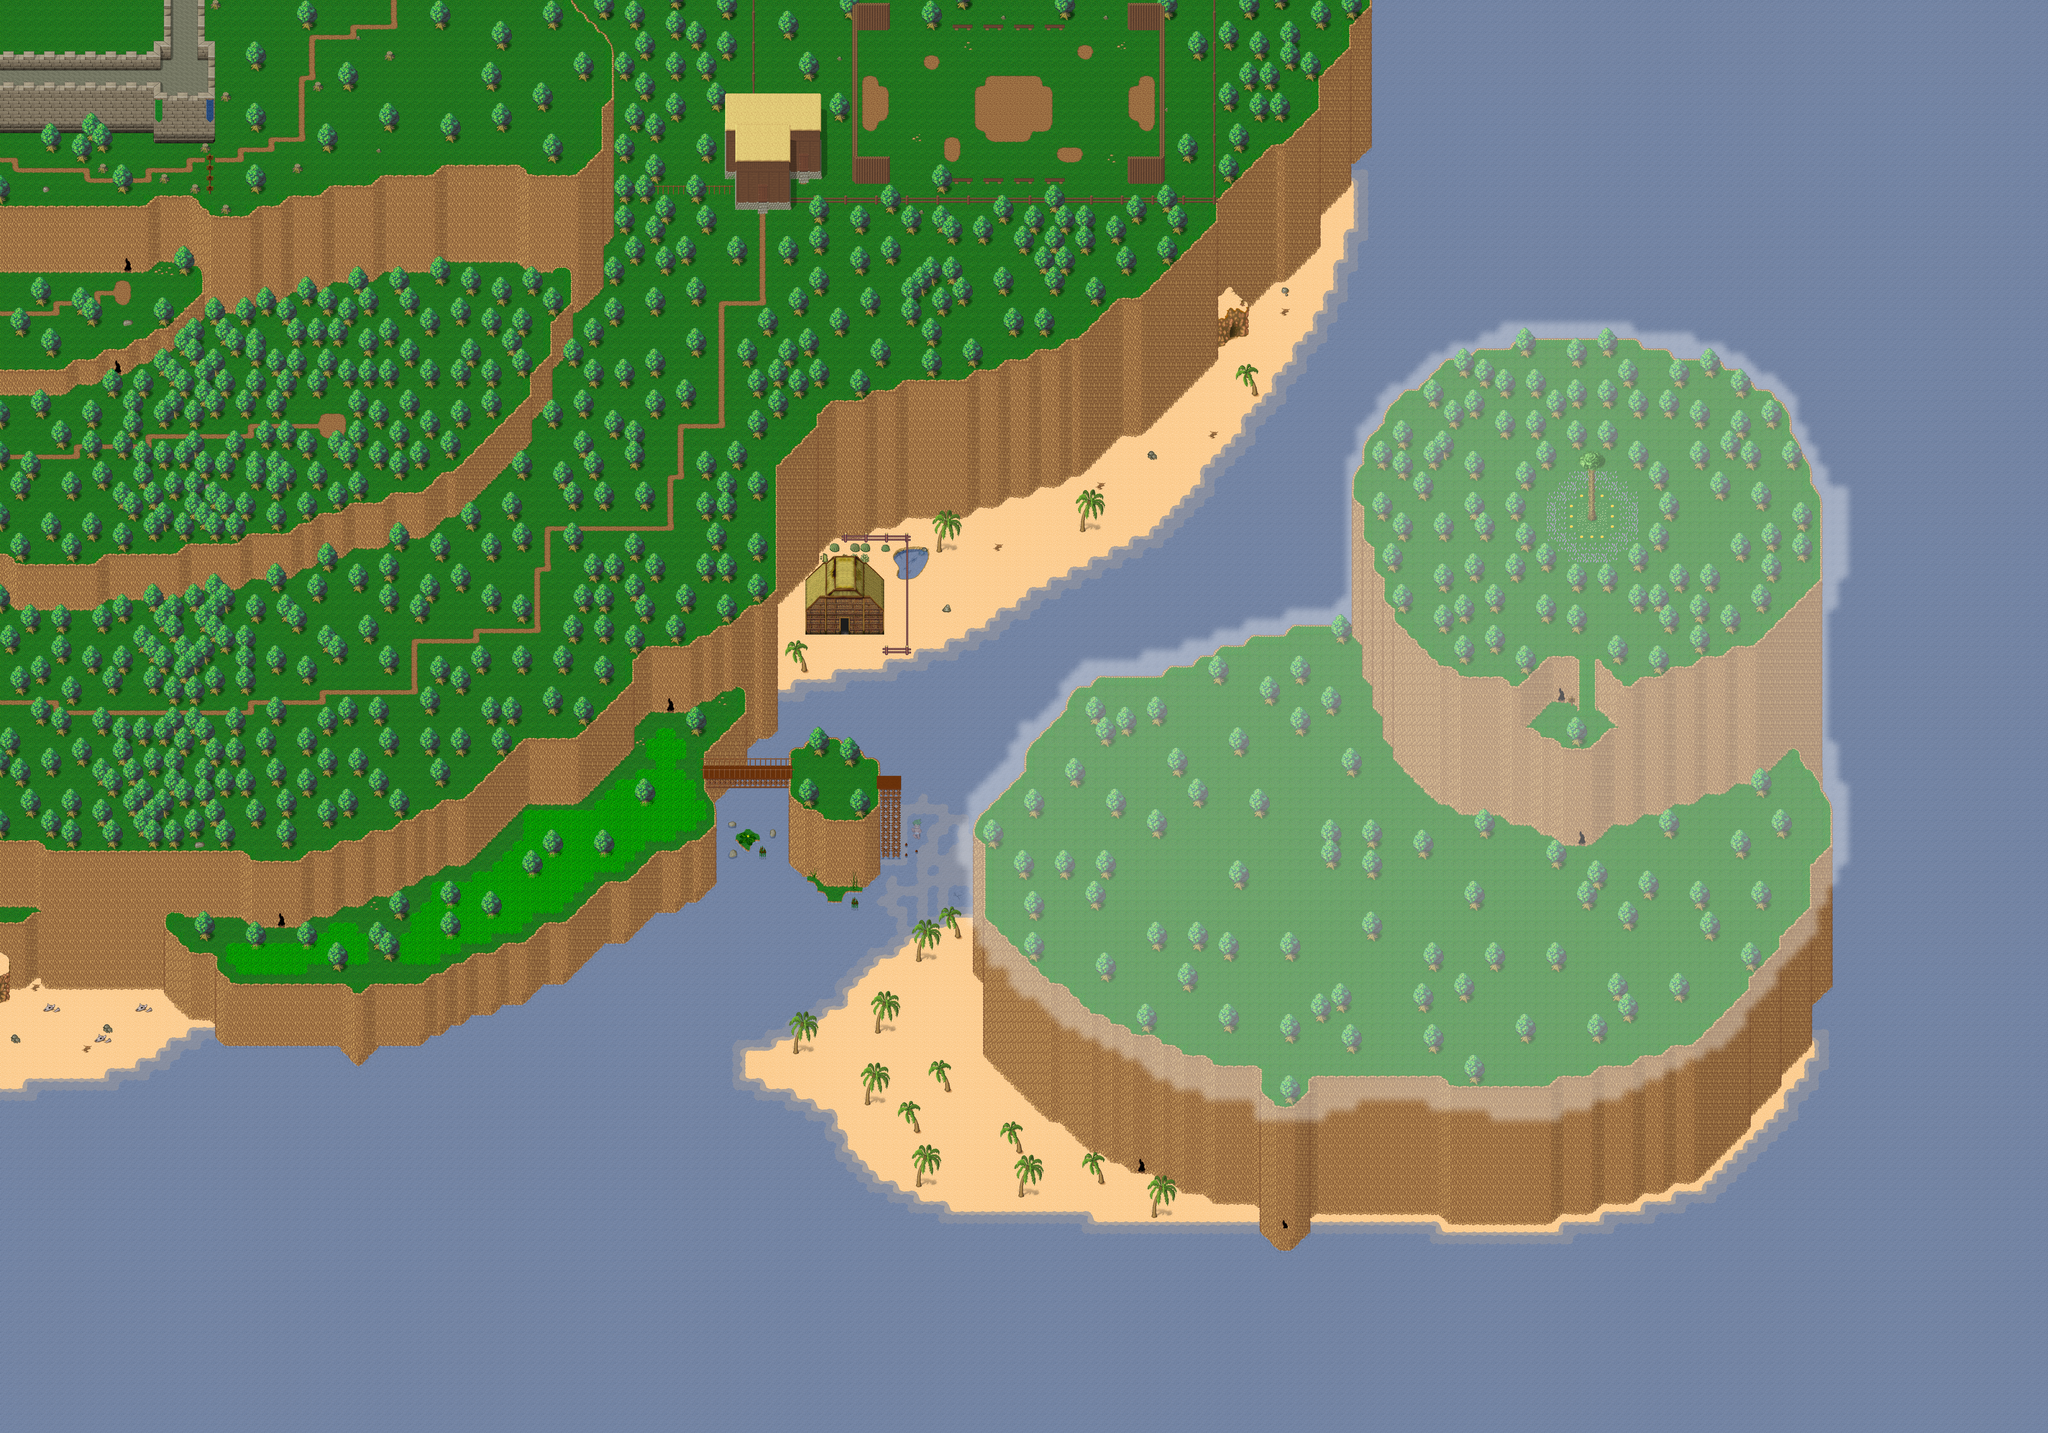

A level layout from a 2D game, rendered from its tile map. Below: a short description, then the map file with tile-grid data replaced by summaries:
An orthogonal 200x140 tile map with 32x32 px tiles, 4 tile layers (Ground, Fringe, Top, Neblina), 1 hidden layer not drawn, 11 tilesets and 30 objects (10x spawn, 7x script, 6x warp, 2x para006, PARTICLE_EFFECT, ...).

<map version="1.0" orientation="orthogonal" width="200" height="140" tilewidth="32" tileheight="32">
 <properties>
  <property name="minimap" value="/graphics/minimaps/009.png" />
  <property name="music" value="The Mana World - The Forest.ogg" />
  <property name="music-old" value="butterfly_tea_-_forest_dance.ogg" />
  <property name="name" value="Ilha Fortaleza" />
  <property name="overlay0image" value="graphics/images/ambient/clouds.png" />
  <property name="overlay0parallax" value="1.0" />
  <property name="overlay0scrollX" value="0.2" />
  <property name="overlay0scrollY" value="0.1" />
  <property name="pasta" value="IlhaFortaleza" />
 </properties>
 <tileset firstgid="1" name="Colision" tilewidth="32" tileheight="32">
  <image source="../graphics/tiles/collision.png" width="64" height="32" />
 </tileset>
 <tileset firstgid="3" name="Trans" tilewidth="32" tileheight="32">
  <image source="../graphics/tiles/trans_woodland-desert.png" width="512" height="352" />
 </tileset>
 <tileset firstgid="179" name="Block Walls" tilewidth="32" tileheight="32">
  <image source="../graphics/tiles/blockWalls.png" width="512" height="512" />
 </tileset>
 <tileset firstgid="435" name="Block Walls X2" tilewidth="32" tileheight="64">
  <image source="../graphics/tiles/blockWalls_x2.png" width="512" height="64" />
 </tileset>
 <tileset firstgid="451" name="Floresta" tilewidth="32" tileheight="32">
  <image source="../graphics/tiles/Woodland_ground.png" width="512" height="512" />
 </tileset>
 <tileset firstgid="707" name="Floresta X2" tilewidth="32" tileheight="64">
  <image source="../graphics/tiles/Woodland_x2.png" width="512" height="128" />
 </tileset>
 <tileset firstgid="739" name="Floresta X3" tilewidth="32" tileheight="96">
  <image source="../graphics/tiles/Woodland_x3.png" width="512" height="192" />
 </tileset>
 <tileset firstgid="771" name="Desert3" tilewidth="32" tileheight="32">
  <image source="../graphics/tiles/desert3.png" width="512" height="512" />
 </tileset>
 <tileset firstgid="1027" name="Desert X5" tilewidth="32" tileheight="160">
  <image source="../graphics/tiles/desert_x5.png" width="192" height="160" />
 </tileset>
 <tileset firstgid="1033" name="Vila" tilewidth="32" tileheight="32">
  <image source="../graphics/tiles/Woodland_village.png" width="512" height="512" />
 </tileset>
 <tileset firstgid="1289" name="Praia" tilewidth="32" tileheight="32">
  <image source="../graphics/tiles/praia_vila.png" width="512" height="256" />
 </tileset>
 <layer name="Ground" width="200" height="140">
  <data>[28000 cells, 28000 non-empty, 199 distinct tile ids]</data>
 </layer>
 <layer name="Fringe" width="200" height="140">
  <data>[28000 cells, 2901 non-empty, 145 distinct tile ids]</data>
 </layer>
 <layer name="Top" width="200" height="140">
  <data>[28000 cells, 196 non-empty, 68 distinct tile ids]</data>
 </layer>
 <layer name="Neblina" width="200" height="140">
  <data>[28000 cells, 4943 non-empty, 13 distinct tile ids]</data>
 </layer>
 <layer name="Collision" width="200" height="140" visible="0">
  <data>[28000 cells, 23771 non-empty, 1 distinct tile ids]</data>
 </layer>
 <objectgroup name="Objects" width="0" height="0" visible="0">
  <object name="graphics/particles/waterfall-1x3.particle.xml" type="PARTICLE_EFFECT" x="4012" y="3914" />
  <object name="Morte" x="2752" y="2688" width="96" height="32">
   <properties>
    <property name="cliente" value="deve ter colisão" />
    <property name="servidor" value="não deve ter colisão" />
   </properties>
  </object>
  <object name="Pulo quase perfeito" x="2816" y="2720" width="32" height="32">
   <properties>
    <property name="cliente" value="deve ter colisão" />
    <property name="servidor" value="não deve ter colisão" />
   </properties>
  </object>
  <object name="paraCasa" x="2368" y="608" width="32" height="32" />
  <object name="paraCavernaIlha" type="warp" x="2080" y="2208" width="32" height="32">
   <properties>
    <property name="dest_map" value="009" />
    <property name="dest_x" value="3840" />
    <property name="dest_y" value="1024" />
   </properties>
  </object>
  <object name="paraCavernaIlha" type="warp" x="3840" y="1024" width="32" height="32">
   <properties>
    <property name="dest_map" value="009" />
    <property name="dest_x" value="2080" />
    <property name="dest_y" value="2208" />
   </properties>
  </object>
  <object name="para009-2" type="warp" x="864" y="2880" width="32" height="32">
   <properties>
    <property name="dest_map" value="009-2" />
    <property name="dest_x" value="2304" />
    <property name="dest_y" value="2656" />
   </properties>
  </object>
  <object name="paraCavernaMontanha" type="warp" x="3552" y="3648" width="32" height="32">
   <properties>
    <property name="dest_map" value="009-1" />
    <property name="dest_x" value="1152" />
    <property name="dest_y" value="3168" />
   </properties>
  </object>
  <object name="para006" x="2048" y="608" width="96" height="32" />
  <object name="para006" x="2208" y="608" width="96" height="32" />
  <object name="para008" type="warp" x="608" y="2208" width="32" height="64">
   <properties>
    <property name="dest_map" value="008" />
    <property name="dest_x" value="5728" />
    <property name="dest_y" value="2208" />
   </properties>
  </object>
  <object name="para008 (de cima)" type="warp" x="608" y="1344" width="32" height="64">
   <properties>
    <property name="dest_map" value="008" />
    <property name="dest_x" value="5728" />
    <property name="dest_y" value="1344" />
   </properties>
  </object>
  <object name="Planta Malva (1)" type="spawn" x="640" y="864" width="800" height="768">
   <properties>
    <property name="eA_death" value="120000" />
    <property name="max_beings" value="1" />
    <property name="monster_id" value="27" />
   </properties>
  </object>
  <object name="Planta Cobalto (1)" type="spawn" x="672" y="832" width="800" height="768">
   <properties>
    <property name="eA_death" value="120000" />
    <property name="max_beings" value="1" />
    <property name="monster_id" value="28" />
   </properties>
  </object>
  <object name="Planta Gamboge (1)" type="spawn" x="2528" y="608" width="960" height="800">
   <properties>
    <property name="eA_death" value="120000" />
    <property name="max_beings" value="1" />
    <property name="monster_id" value="29" />
   </properties>
  </object>
  <object name="Planta Alizarina (1)" type="spawn" x="2496" y="640" width="960" height="800">
   <properties>
    <property name="eA_death" value="120000" />
    <property name="max_beings" value="1" />
    <property name="monster_id" value="30" />
   </properties>
  </object>
  <object name="Cobra da Grama (3)" type="spawn" x="1376" y="2496" width="864" height="544">
   <properties>
    <property name="eA_spawn" value="120000" />
    <property name="max_beings" value="3" />
    <property name="monster_id" value="32" />
   </properties>
  </object>
  <object name="Cobra das Montanhas (6)" type="spawn" x="2304" y="3168" width="1152" height="672">
   <properties>
    <property name="eA_spawn" value="120000" />
    <property name="max_beings" value="6" />
    <property name="monster_id" value="24" />
   </properties>
  </object>
  <object name="Fada Furiosa (5)" type="spawn" x="1792" y="576" width="1792" height="800">
   <properties>
    <property name="max_beings" value="5" />
    <property name="monster_id" value="304" />
   </properties>
  </object>
  </objectgroup>
 <objectgroup name="pedraEmanar" width="200" height="140" visible="0">
  <!-- 2 objects omitted --></objectgroup>
 <objectgroup name="Esconderijos" width="308" height="314">
  <!-- 5 objects omitted --></objectgroup>
</map>
<!-- 11 of 30 objects omitted -->
